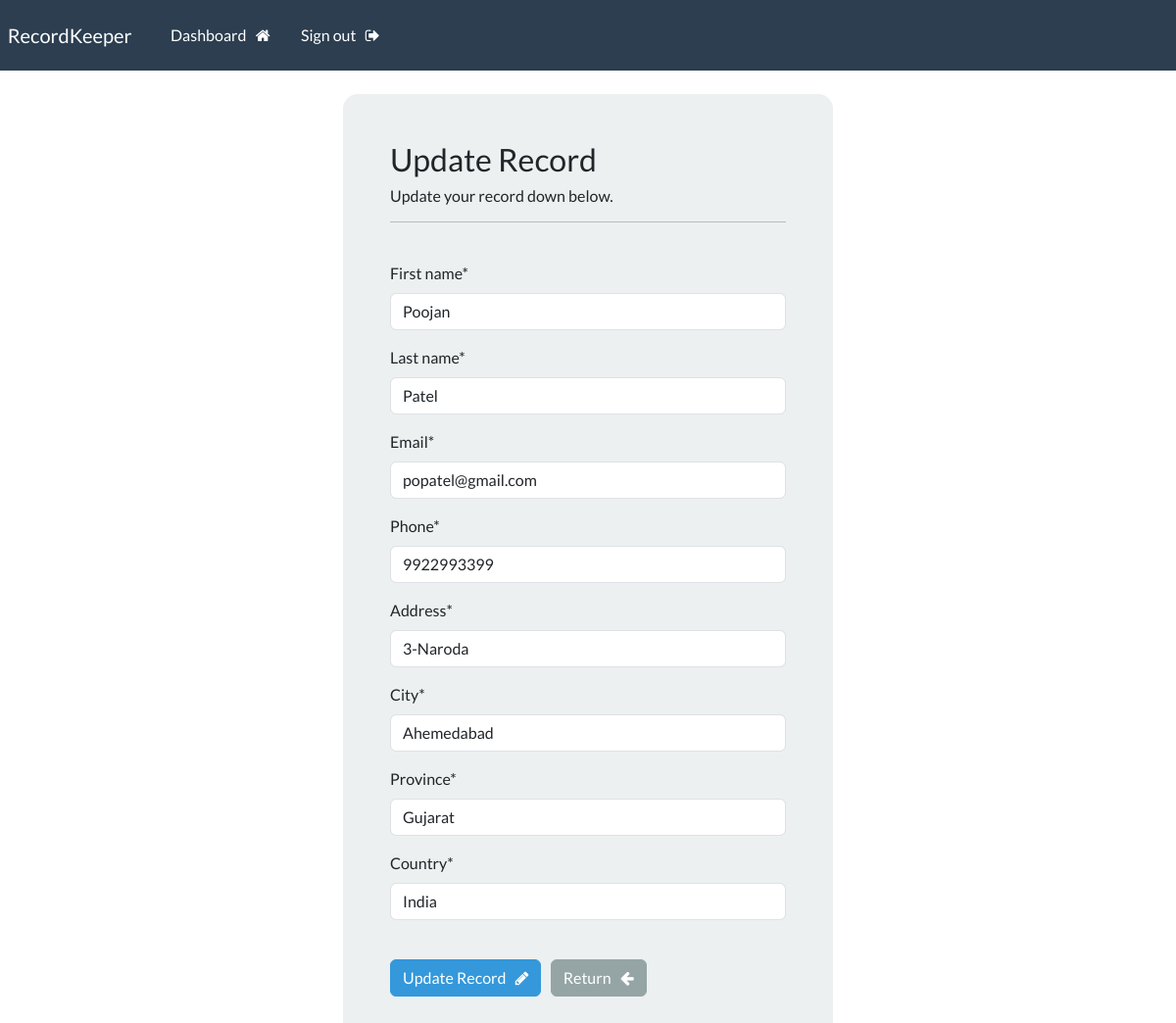
Screenshot of /update-record/4 (signed in) with the database file from the repository.
### webapp/models.py (models this page shows, shortened)
class Record(models.Model):
    creation_date=models.DateTimeField(auto_now_add=True)
    first_name=models.CharField(max_length=100)
    last_name=models.CharField(max_length=100)
    email=models.CharField(max_length=255)
    phone=models.CharField(max_length=20)
    address=models.CharField(max_length=300)
    city=models.CharField(max_length=100)
    province=models.CharField(max_length=180)
    country=models.CharField(max_length=200)

### webapp/views.py (the view)
# urls.py: path('update-record/<int:pk>',views.update_record, name="update-record"),
@login_required(login_url='my-login')
def update_record(request , pk):
    record= Record.objects.get(id=pk)
    form=UpdateRecordForm(instance=record)
    if request.method == "POST":
        form=UpdateRecordForm(request.POST, instance=record)
        if form.is_valid():
            form.save()
            messages.success(request,"Record updated successfully!")
            return redirect("dashboard")
    context={'form':form}
    return render(request, 'webapp/update-record.html',context=context)

### webapp/forms.py
class UpdateRecordForm(forms.ModelForm):
    class Meta:
        model=Record
        fields=['first_name','last_name','email','phone','address','city','province','country']

### webapp/templates/webapp/update-record.html (shortened to what this page needs)
{% extends 'webapp/base.html' %}
{% load crispy_forms_tags %}
{% block content %}
<body>
    <div class="container bg-light shadow-md p-5 form-layout">
        <h3>Update Record</h3>
        <h6>Update your record down below.</h6>
        <hr>
        <br>
        <form method="POST" autocomplete="off">
            {{form|crispy}}
            <br>
            <button type="submit" class="btn btn-info">
                Update Record &nbsp; <i class="fa fa-pencil" aria-hidden="true"></i>
            </button>
            <a href="{% url 'dashboard' %}" class="btn btn-secondary">
                Return &nbsp; <i class="fa fa-arrow-left" aria-hidden="true"></i>
            </a>
            <br>
        </form>
        <br>
    </div>
</body>
{% endblock %}

### static/css/styles.css (style rules this page uses)
.form-layout { border-radius: 15px; width: 500px; }

### rows the page displays
Record: first_name "Poojan", last_name "Patel", email "popatel@gmail.com", phone "9922993399", address "3-Naroda", city "Ahemedabad", province "Gujarat", country "India"
